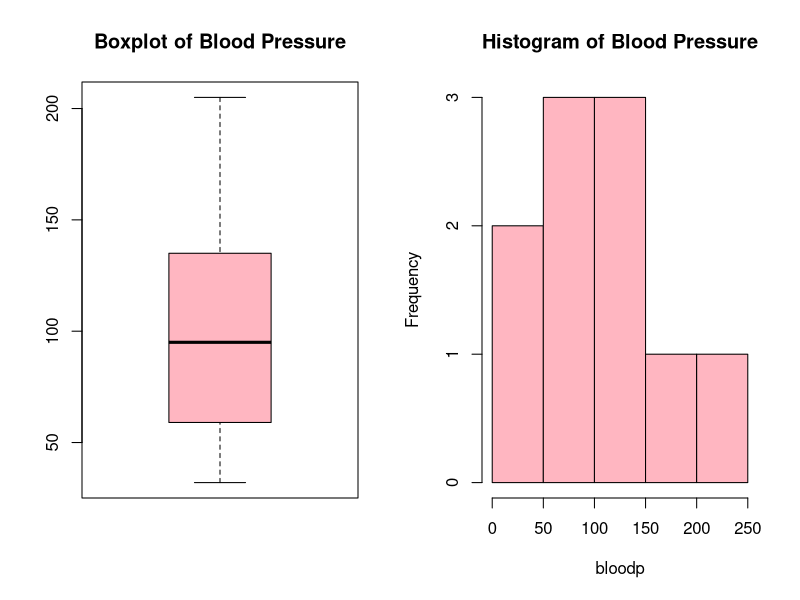
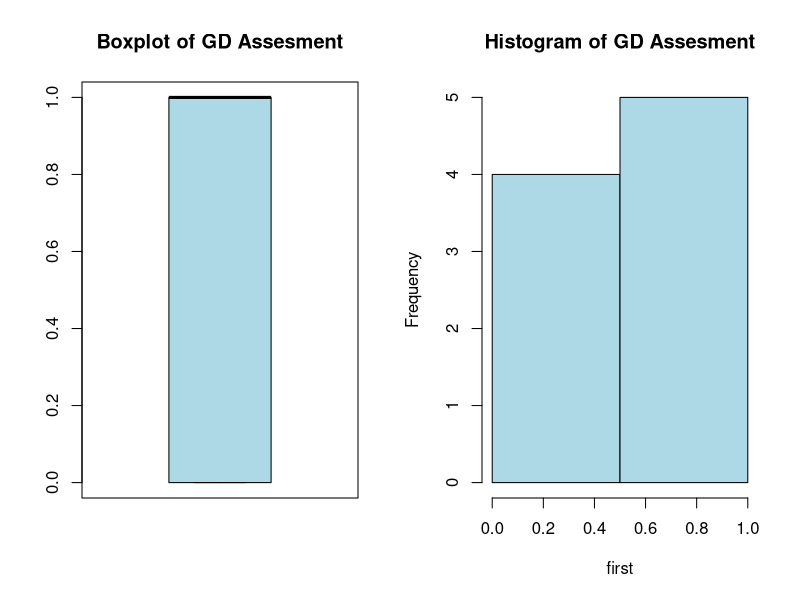
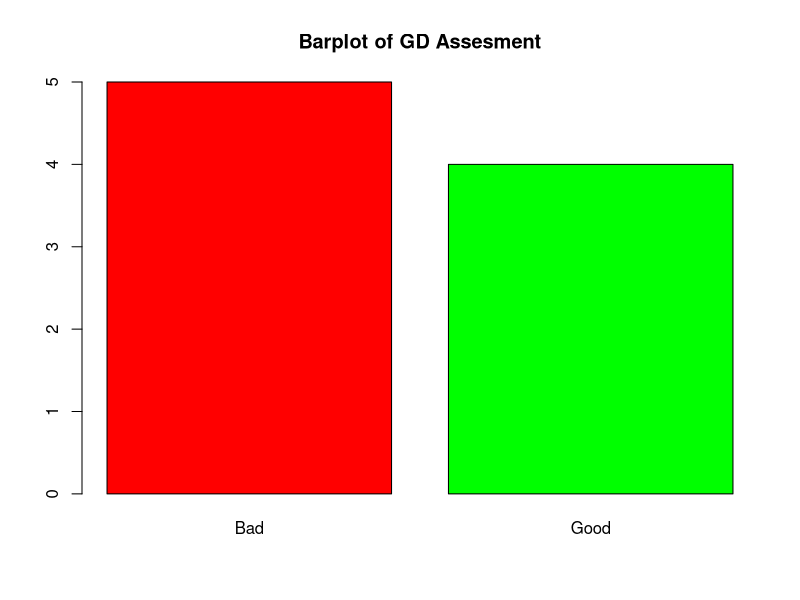
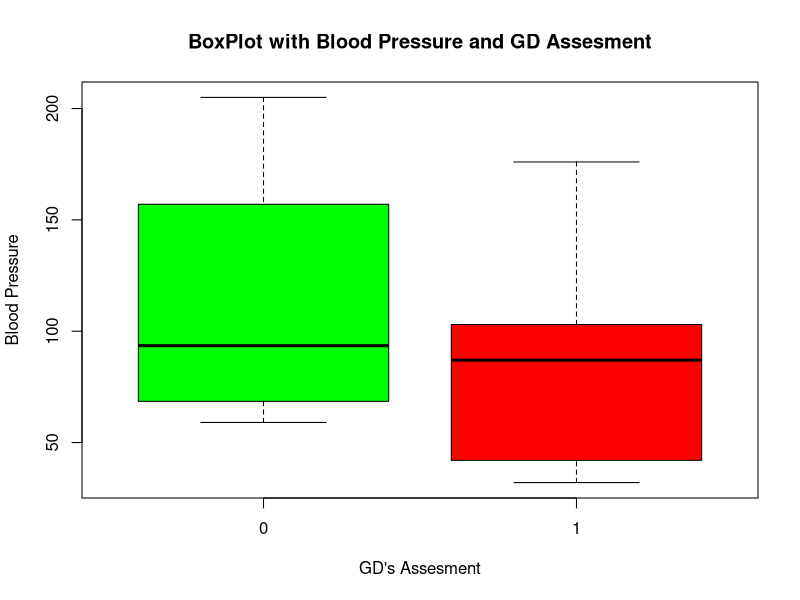

R code for these plots, in order:
Freq <- c(0.6, 0.3, 0.4, 0.4, 0.2, 0.6, 0.3, 0.4, 0.9, 0.2)

bloodp <- c(103, 87, 32, 42, 59, 109, 78, 205, 135, 176)

first <- c(1,1,1,1,0,0,0,0,NA,1)

second <- c(0,0,1,1,0,0,1,1,1,1)

finaldecision <- c(0,1,0,1,0,1,0,1,1,1)

medical.df <- data.frame(Freq, bloodp, first, second, finaldecision)
medical.df

par(mfrow = c(1,2))
boxplot(bloodp, data=medical.df, main="Boxplot of Blood Pressure", col="lightpink")
hist(bloodp, main="Histogram of Blood Pressure", col="lightpink")


boxplot(first, main="Boxplot of GD Assesment", col="lightblue")
hist(first, breaks=2, main="Histogram of GD Assesment", col="lightblue")

par(mfrow=c(1,1))
first1 <- c("Bad", "Bad", "Bad", "Bad", "Good", "Good", "Good", "Good", NA, "Bad")
first1 <- table(first1)
barplot(first1, main="Barplot of GD Assesment", col=c("red", "green"))

boxplot(bloodp ~ first, data=medical.df, col=c("green", "red"), main="BoxPlot with Blood Pressure and GD Assesment", xlab="GD's Assesment", ylab="Blood Pressure")
